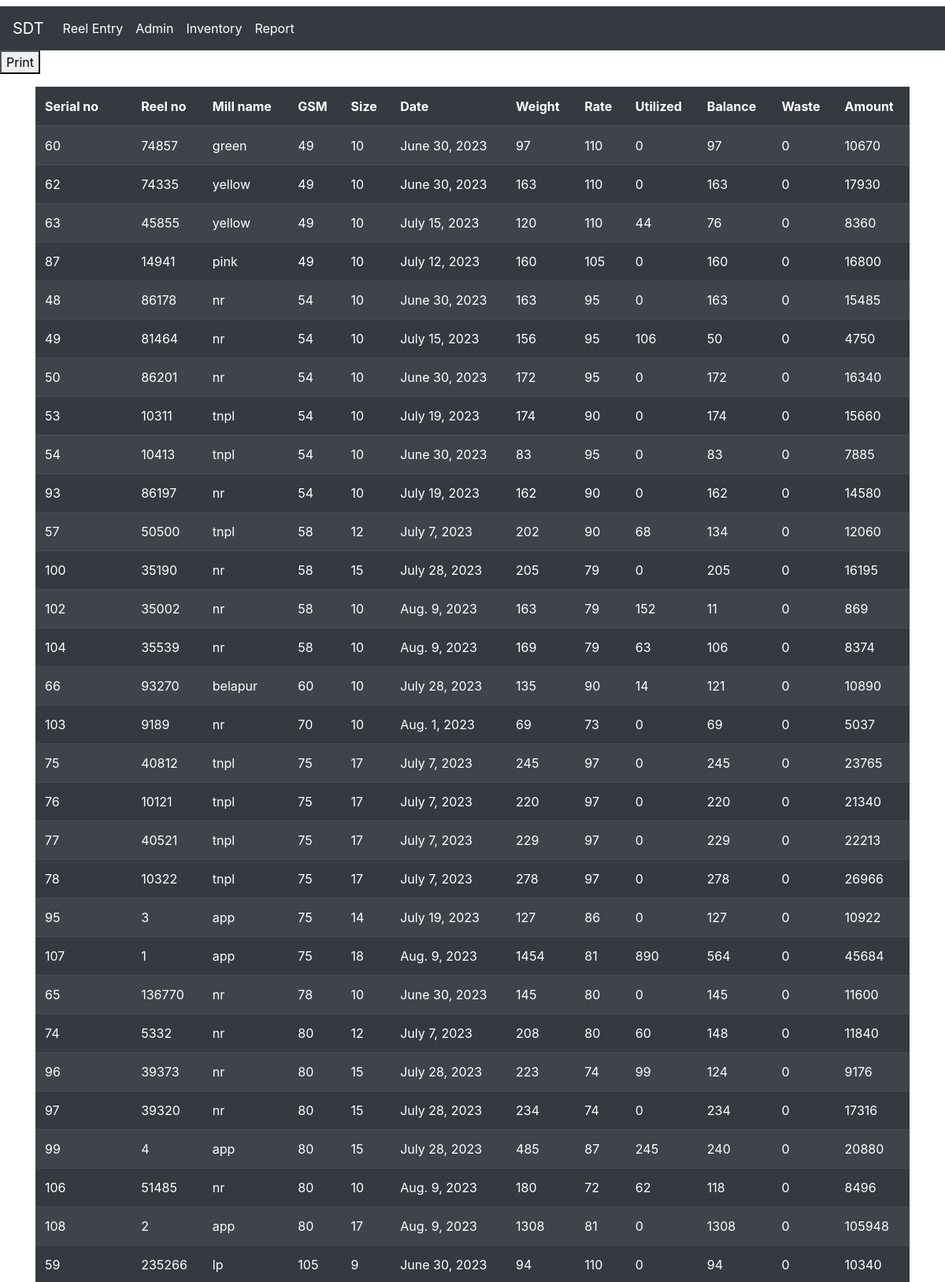
Page /report_all (upper part) on the committed database.
### home/models.py (models this page shows)
class reel_entry(models.Model):
    reel_no = models.IntegerField(null=True, unique=True)
    reel_gsm = models.IntegerField(null=True)
    reel_weight = models.IntegerField(null=True)
    reel_size = models.IntegerField(null=True)
    reel_rate = models.IntegerField( null=True)
    reel_mill = models.CharField(max_length=200,blank=True, null=True)
    reel_date= models.DateField(auto_now=True, null=True)
    reel_balance = models.IntegerField( null=True, default=0)
    reel_utilization = models.IntegerField( null=True, default=0)
    reel_waste = models.IntegerField( null=True, default=0)
    reel_amount = models.IntegerField( null=True, default=0)

### home/views.py (the view)
# urls.py: path("report_all",views.report_all,name='report_all'),
def report_all(request):
    show=reel_entry.objects.all().order_by('reel_gsm')
    unique_gsm= reel_entry.objects.values_list('reel_gsm').distinct()
    sum_reelwaste=reel_entry.objects.aggregate(reelwaste=Sum('reel_waste'))
    reelwaste=sum_reelwaste['reelwaste']
    sum_reelbalance=reel_entry.objects.aggregate(reelbalance=Sum('reel_balance'))
    reelbalance=sum_reelbalance['reelbalance']
    sum_reelrate=reel_entry.objects.aggregate(reelrate=Sum('reel_rate'))
    reelrate=sum_reelrate['reelrate']
    sum_reelweight=reel_entry.objects.aggregate(reelweight=Sum('reel_weight'))
    reelweight=sum_reelweight['reelweight']
    sum_reelutilization=reel_entry.objects.aggregate(reelutilization=Sum('reel_utilization'))
    reelutilization=sum_reelutilization['reelutilization']
    sum_reelamount=reel_entry.objects.aggregate(reelamount=Sum('reel_amount'))
    reelamount=sum_reelamount['reelamount']
    list = {'show':show,'reelwaste':reelwaste,'reelrate':reelrate,'reelamount':reelamount,'reelutilization':reelutilization,'reelbalance':reelbalance,'reelweight':reelweight,'unique_gsm':unique_gsm}
    print(len(unique_gsm))
    return render(request,'report_all.html',list)

### templates/report_all.html (shortened to what this page needs)
{% extends 'base.html' %}
{% block body %}
<html>
<body>
<button class="no-print" onclick="window.print()">Print</button>
<div class="container">
  <table class="table table-dark table-striped">
	<thead>
	<tr>
		<th>Serial no</th>
        <th>Reel no</th>
		<th>Mill name</th>
		<th>GSM</th>
		<th>Size</th>
		<th>Date</th>
        <th>Weight</th>
        <th>Rate</th>
        <th>Utilized</th>
        <th>Balance</th>
        <th>Waste</th>
		<th>Amount</th>
	</tr>
	</thead>
	<tbody>
	 {% for i in show %}
	 <tr>
		<td >{{i.id}}</td>
        <td >{{i.reel_no}}</td>
		<td>{{i.reel_mill}}</td>
		<td>{{i.reel_gsm}}</td>
		<td>{{i.reel_size}}</td>
		<td>{{i.reel_date}}</td>
        <td>{{i.reel_weight}}</td>
        <td>{{i.reel_rate}}</td>
		<td>{{i.reel_utilization}}</td>
		<td>{{i.reel_balance}}</td>
		<td>{{i.reel_waste}}</td>
		<td>{{i.reel_amount}}</td>
	 </tr>
	 {% endfor %}
	</tbody>
</table>
</div>
</body>
</html>
{% endblock body %}

### templates/base.html (shortened to what this page needs)
<!DOCTYPE html>
<html>
<head>
</head>
<body>
<html lang="en">
  <head>
    <link rel="stylesheet" href="https://stackpath.bootstrapcdn.com/bootstrap/4.3.1/css/bootstrap.min.css">
  </head>
  <body>
  </body>
</html>
<nav class="navbar navbar-expand-lg navbar-dark bg-dark">
    <a class="navbar-brand" href="/welcome">SDT</a>
    <div class="collapse navbar-collapse" id="navbarSupportedContent">
      <ul class="navbar-nav mr-auto">
        <li class="nav-item active">
          <a class="nav-link" href="/reel">Reel Entry</a>
        </li>
        <li class="nav-item active">
        <a class="nav-link" href="/admin">Admin</a>
        </li>
        <li class="nav-item active">
        <a class="nav-link" href="/inventory">Inventory</a>
        </li>
        <li class="nav-item active">
        <a class="nav-link" href="/report">Report</a>
        </li>
      </ul>
    </div>
  </nav>
<p>
{% block body%}{% endblock body %}
</p>
</body>
</html>

### rows in the picture
reel_entry: id "60", reel_no "74857", reel_mill "green", reel_gsm "49", reel_size "10", reel_date "June 30, 2023", reel_weight "97", reel_rate "110", reel_utilization "0", reel_balance "97", reel_waste "0", reel_amount "10670"
reel_entry: id "62", reel_no "74335", reel_mill "yellow", reel_gsm "49", reel_size "10", reel_date "June 30, 2023", reel_weight "163", reel_rate "110", reel_utilization "0", reel_balance "163", reel_waste "0", reel_amount "17930"
reel_entry: id "63", reel_no "45855", reel_mill "yellow", reel_gsm "49", reel_size "10", reel_date "July 15, 2023", reel_weight "120", reel_rate "110", reel_utilization "44", reel_balance "76", reel_waste "0", reel_amount "8360"
reel_entry: id "87", reel_no "14941", reel_mill "pink", reel_gsm "49", reel_size "10", reel_date "July 12, 2023", reel_weight "160", reel_rate "105", reel_utilization "0", reel_balance "160", reel_waste "0", reel_amount "16800"
reel_entry: id "48", reel_no "86178", reel_mill "nr", reel_gsm "54", reel_size "10", reel_date "June 30, 2023", reel_weight "163", reel_rate "95", reel_utilization "0", reel_balance "163", reel_waste "0", reel_amount "15485"
reel_entry: id "49", reel_no "81464", reel_mill "nr", reel_gsm "54", reel_size "10", reel_date "July 15, 2023", reel_weight "156", reel_rate "95", reel_utilization "106", reel_balance "50", reel_waste "0", reel_amount "4750"
reel_entry: id "50", reel_no "86201", reel_mill "nr", reel_gsm "54", reel_size "10", reel_date "June 30, 2023", reel_weight "172", reel_rate "95", reel_utilization "0", reel_balance "172", reel_waste "0", reel_amount "16340"
reel_entry: id "53", reel_no "10311", reel_mill "tnpl", reel_gsm "54", reel_size "10", reel_date "July 19, 2023", reel_weight "174", reel_rate "90", reel_utilization "0", reel_balance "174", reel_waste "0", reel_amount "15660"
reel_entry: id "54", reel_no "10413", reel_mill "tnpl", reel_gsm "54", reel_size "10", reel_date "June 30, 2023", reel_weight "83", reel_rate "95", reel_utilization "0", reel_balance "83", reel_waste "0", reel_amount "7885"
reel_entry: id "93", reel_no "86197", reel_mill "nr", reel_gsm "54", reel_size "10", reel_date "July 19, 2023", reel_weight "162", reel_rate "90", reel_utilization "0", reel_balance "162", reel_waste "0", reel_amount "14580"
reel_entry: id "57", reel_no "50500", reel_mill "tnpl", reel_gsm "58", reel_size "12", reel_date "July 7, 2023", reel_weight "202", reel_rate "90", reel_utilization "68", reel_balance "134", reel_waste "0", reel_amount "12060"
reel_entry: id "100", reel_no "35190", reel_mill "nr", reel_gsm "58", reel_size "15", reel_date "July 28, 2023", reel_weight "205", reel_rate "79", reel_utilization "0", reel_balance "205", reel_waste "0", reel_amount "16195"
reel_entry: id "102", reel_no "35002", reel_mill "nr", reel_gsm "58", reel_size "10", reel_date "Aug. 9, 2023", reel_weight "163", reel_rate "79", reel_utilization "152", reel_balance "11", reel_waste "0", reel_amount "869"
reel_entry: id "104", reel_no "35539", reel_mill "nr", reel_gsm "58", reel_size "10", reel_date "Aug. 9, 2023", reel_weight "169", reel_rate "79", reel_utilization "63", reel_balance "106", reel_waste "0", reel_amount "8374"
reel_entry: id "66", reel_no "93270", reel_mill "belapur", reel_gsm "60", reel_size "10", reel_date "July 28, 2023", reel_weight "135", reel_rate "90", reel_utilization "14", reel_balance "121", reel_waste "0", reel_amount "10890"
reel_entry: id "103", reel_no "9189", reel_mill "nr", reel_gsm "70", reel_size "10", reel_date "Aug. 1, 2023", reel_weight "69", reel_rate "73", reel_utilization "0", reel_balance "69", reel_waste "0", reel_amount "5037"
reel_entry: id "75", reel_no "40812", reel_mill "tnpl", reel_gsm "75", reel_size "17", reel_date "July 7, 2023", reel_weight "245", reel_rate "97", reel_utilization "0", reel_balance "245", reel_waste "0", reel_amount "23765"
reel_entry: id "76", reel_no "10121", reel_mill "tnpl", reel_gsm "75", reel_size "17", reel_date "July 7, 2023", reel_weight "220", reel_rate "97", reel_utilization "0", reel_balance "220", reel_waste "0", reel_amount "21340"
reel_entry: id "77", reel_no "40521", reel_mill "tnpl", reel_gsm "75", reel_size "17", reel_date "July 7, 2023", reel_weight "229", reel_rate "97", reel_utilization "0", reel_balance "229", reel_waste "0", reel_amount "22213"
reel_entry: id "78", reel_no "10322", reel_mill "tnpl", reel_gsm "75", reel_size "17", reel_date "July 7, 2023", reel_weight "278", reel_rate "97", reel_utilization "0", reel_balance "278", reel_waste "0", reel_amount "26966"
reel_entry: id "95", reel_no "3", reel_mill "app", reel_gsm "75", reel_size "14", reel_date "July 19, 2023", reel_weight "127", reel_rate "86", reel_utilization "0", reel_balance "127", reel_waste "0", reel_amount "10922"
reel_entry: id "107", reel_no "1", reel_mill "app", reel_gsm "75", reel_size "18", reel_date "Aug. 9, 2023", reel_weight "1454", reel_rate "81", reel_utilization "890", reel_balance "564", reel_waste "0", reel_amount "45684"
reel_entry: id "65", reel_no "136770", reel_mill "nr", reel_gsm "78", reel_size "10", reel_date "June 30, 2023", reel_weight "145", reel_rate "80", reel_utilization "0", reel_balance "145", reel_waste "0", reel_amount "11600"
reel_entry: id "74", reel_no "5332", reel_mill "nr", reel_gsm "80", reel_size "12", reel_date "July 7, 2023", reel_weight "208", reel_rate "80", reel_utilization "60", reel_balance "148", reel_waste "0", reel_amount "11840"
reel_entry: id "96", reel_no "39373", reel_mill "nr", reel_gsm "80", reel_size "15", reel_date "July 28, 2023", reel_weight "223", reel_rate "74", reel_utilization "99", reel_balance "124", reel_waste "0", reel_amount "9176"
reel_entry: id "97", reel_no "39320", reel_mill "nr", reel_gsm "80", reel_size "15", reel_date "July 28, 2023", reel_weight "234", reel_rate "74", reel_utilization "0", reel_balance "234", reel_waste "0", reel_amount "17316"
reel_entry: id "99", reel_no "4", reel_mill "app", reel_gsm "80", reel_size "15", reel_date "July 28, 2023", reel_weight "485", reel_rate "87", reel_utilization "245", reel_balance "240", reel_waste "0", reel_amount "20880"
reel_entry: id "106", reel_no "51485", reel_mill "nr", reel_gsm "80", reel_size "10", reel_date "Aug. 9, 2023", reel_weight "180", reel_rate "72", reel_utilization "62", reel_balance "118", reel_waste "0", reel_amount "8496"
reel_entry: id "108", reel_no "2", reel_mill "app", reel_gsm "80", reel_size "17", reel_date "Aug. 9, 2023", reel_weight "1308", reel_rate "81", reel_utilization "0", reel_balance "1308", reel_waste "0", reel_amount "105948"
reel_entry: id "59", reel_no "235266", reel_mill "lp", reel_gsm "105", reel_size "9", reel_date "June 30, 2023", reel_weight "94", reel_rate "110", reel_utilization "0", reel_balance "94", reel_waste "0", reel_amount "10340"
